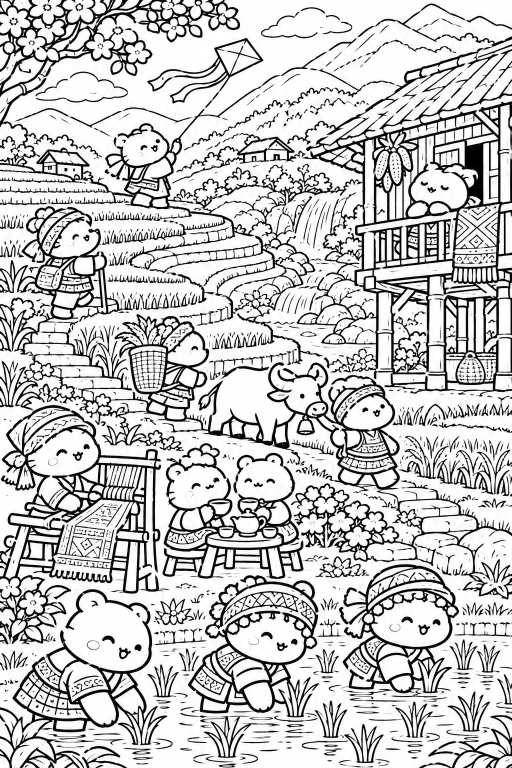
#> input picture coloring-book/images/hamster/010_ruong-bac-thang.webp, 1024 x 1536 px (shown at 1/2 size)
$ python colorize_lineart.py images/hamster/010_ruong-bac-thang.webp out.png
#> lines starting #> are read from the running program, lines starting #| are printed output that depends on the picture; after the words box and inside, x2 and y2 are one past the last pixel; in counts of white or black regions, pixels touching at a corner belong together
#!/usr/bin/env python3
"""Tô màu tự động một trang nét đen trắng (để làm ảnh bìa nhanh).

Chạy:  python3 colorize_lineart.py anh.webp output/cover_art.png --seed 3

Cách làm: tìm từng ô khép kín bị nét vẽ bao quanh, rồi tô mỗi ô một màu từ bảng màu hài hòa, sao cho các ô
kề nhau không trùng màu. Ô to dùng màu nhạt, ô nhỏ dùng màu đậm hơn. Màu được chọn ngẫu nhiên theo `--seed`,
không hiểu nội dung ảnh (ví dụ không biết đâu là lá cây). Muốn tô màu tự nhiên hơn, hãy nhờ công cụ AI tô.
"""
from __future__ import annotations

import argparse
import random
import sys

import numpy as np
from PIL import Image

PASTEL = ["#FFF3D6", "#FFE0B2", "#FFD9D9", "#E1F3E5", "#DCEEFF", "#F4E6FF"]
MID = ["#FFC857", "#F4A261", "#F28482", "#8FBF9F", "#7FC8F8", "#CDB4DB", "#FFAFCC", "#B5E48C"]
VIVID = ["#E63946", "#FFB703", "#2A9D8F", "#F72585", "#4361EE", "#06D6A0", "#FF7B00", "#9D4EDD"]
INK = (34, 28, 48)


def hx(s):
    s = s.lstrip("#")
    return tuple(int(s[i:i + 2], 16) for i in (0, 2, 4))


def label_regions(white: np.ndarray):
    """Gán nhãn cho các vùng trắng liên thông (4 hướng) bằng union-find trên các đoạn ngang."""
    H, W = white.shape
    starts_all, ends_all, rows = [], [], []
    row_slices = []
    for y in range(H):
        row = white[y]
        d = np.diff(np.concatenate(([0], row.view(np.int8), [0])))
        s = np.flatnonzero(d == 1)
        e = np.flatnonzero(d == -1)
        row_slices.append((len(starts_all), len(starts_all) + len(s)))
        starts_all.extend(s.tolist())
        ends_all.extend(e.tolist())
        rows.extend([y] * len(s))
    n = len(starts_all)
    parent = list(range(n))

    def find(x):
        while parent[x] != x:
            parent[x] = parent[parent[x]]
            x = parent[x]
        return x

    for y in range(H - 1):
        a0, a1 = row_slices[y]
        b0, b1 = row_slices[y + 1]
        i, j = a0, b0
        while i < a1 and j < b1:
            if starts_all[i] < ends_all[j] and starts_all[j] < ends_all[i]:
                ra, rb = find(i), find(j)
                if ra != rb:
                    parent[rb] = ra
            if ends_all[i] < ends_all[j]:
                i += 1
            else:
                j += 1
    roots = {}
    labels = np.zeros((H, W), dtype=np.int32)
    for k in range(n):
        r = find(k)
        lab = roots.setdefault(r, len(roots) + 1)
        labels[rows[k], starts_all[k]:ends_all[k]] = lab
    return labels, len(roots)


def grow(labels: np.ndarray, steps: int):
    """Mở rộng nhãn ra các điểm ảnh nét vẽ (nhãn 0) bằng nhãn của điểm kề."""
    lab = labels.copy()
    for _ in range(steps):
        zero = lab == 0
        if not zero.any():
            break
        up = np.zeros_like(lab); up[1:] = lab[:-1]
        dn = np.zeros_like(lab); dn[:-1] = lab[1:]
        lf = np.zeros_like(lab); lf[:, 1:] = lab[:, :-1]
        rt = np.zeros_like(lab); rt[:, :-1] = lab[:, 1:]
        cand = np.maximum(np.maximum(up, dn), np.maximum(lf, rt))
        lab = np.where(zero & (cand > 0), cand, lab)
    return lab


def adjacency(lab: np.ndarray, n: int):
    nb = [set() for _ in range(n + 1)]
    for a, b in ((lab[:, :-1], lab[:, 1:]), (lab[:-1], lab[1:])):
        m = (a != b) & (a > 0) & (b > 0)
        code = np.unique(a[m].astype(np.int64) * (n + 1) + b[m].astype(np.int64))
        for c in code:
            x, y = divmod(int(c), n + 1)
            nb[x].add(y)
            nb[y].add(x)
    return nb


def colorize(img: Image.Image, seed: int, scale: float, line_thr: int):
    g = img.convert("L")
    if scale != 1:
        g = g.resize((int(g.width * scale), int(g.height * scale)), Image.LANCZOS)
    gray = np.asarray(g, dtype=np.uint8)
    white = gray >= line_thr
    labels, n = label_regions(white)
    lab = grow(labels, 10)
    areas = np.bincount(lab.ravel(), minlength=n + 1)
    total = lab.size
    nb = adjacency(lab, n)

    rng = random.Random(seed)
    palettes = {"big": [hx(c) for c in PASTEL], "mid": [hx(c) for c in MID], "small": [hx(c) for c in VIVID]}
    color = {}
    order = sorted(range(1, n + 1), key=lambda k: -areas[k])
    for k in order:
        frac = areas[k] / total
        kind = "big" if frac > 0.004 else "mid" if frac > 0.0004 else "small"
        used = {color[j] for j in nb[k] if j in color}
        opts = [c for c in palettes[kind] if c not in used] or palettes[kind]
        color[k] = rng.choice(opts)

    lut = np.zeros((n + 1, 3), dtype=np.uint8)
    for k, c in color.items():
        lut[k] = c
    fill = lut[lab].astype(np.float32)
    t = np.clip((gray.astype(np.float32) - 60) / (200 - 60), 0, 1)[..., None]
    out = np.array(INK, dtype=np.float32) * (1 - t) + fill * t
    return Image.fromarray(out.clip(0, 255).astype(np.uint8)), n


def main():
    ap = argparse.ArgumentParser(description=__doc__, formatter_class=argparse.RawDescriptionHelpFormatter)
    ap.add_argument("input")
    ap.add_argument("output")
    ap.add_argument("--seed", type=int, default=1)
    ap.add_argument("--scale", type=float, default=2.0, help="phóng to trước khi tô (mặc định 2)")
    ap.add_argument("--line", type=int, default=150, help="ngưỡng xám để coi là nét vẽ (0-255)")
    a = ap.parse_args()
    out, n = colorize(Image.open(a.input), a.seed, a.scale, a.line)
#> in colorize, `g = g.resize((int(g.width * scale), int(g.height * scale)), Image.LANC..`:
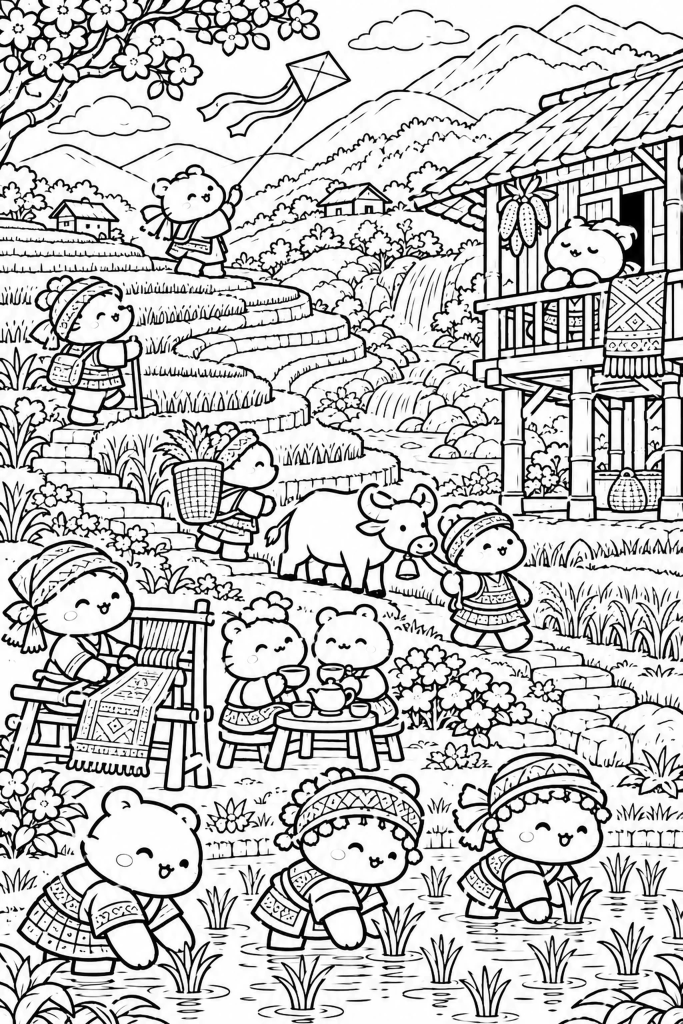
#> g: PIL image 2048x3072 L (shown at 1/3 size); min 0, max 255, mean 197.1
#> in colorize, `white = gray >= line_thr`: white: shape (3072, 2048) bool; 76.8% white; 1314 black regions (281 under 20 px), largest, box (x1, y1, x2, y2) and area: (0, 0, 2048, 1586) 435431, (0, 824, 2048, 2398) 269085, (0, 1620, 651, 2578) 128756
#> after the loop in label_regions, `for y in range(H):`: ends_all = 125398 items; row_slices = 3072 pairs, first value 0 to 125378, second value 18 to 125398; rows = 125398 items
#> in label_regions, `n = len(starts_all)`: n = 125398
#> the loop in label_regions, `for y in range(H - 1):` made 3071 passes
#> (a0, a1, b0, b1) on passes 1 to 3: (0, 18, 18, 37), (18, 37, 37, 57), (37, 57, 57, 77)
#> after the loop in label_regions, `for y in range(H - 1):`: parent = 125398 items
#> the loop in label_regions, `for k in range(n):` made 125398 passes
#> lab on passes 1 to 3: 1, 2, 3
#> after the loop in label_regions, `for k in range(n):`:
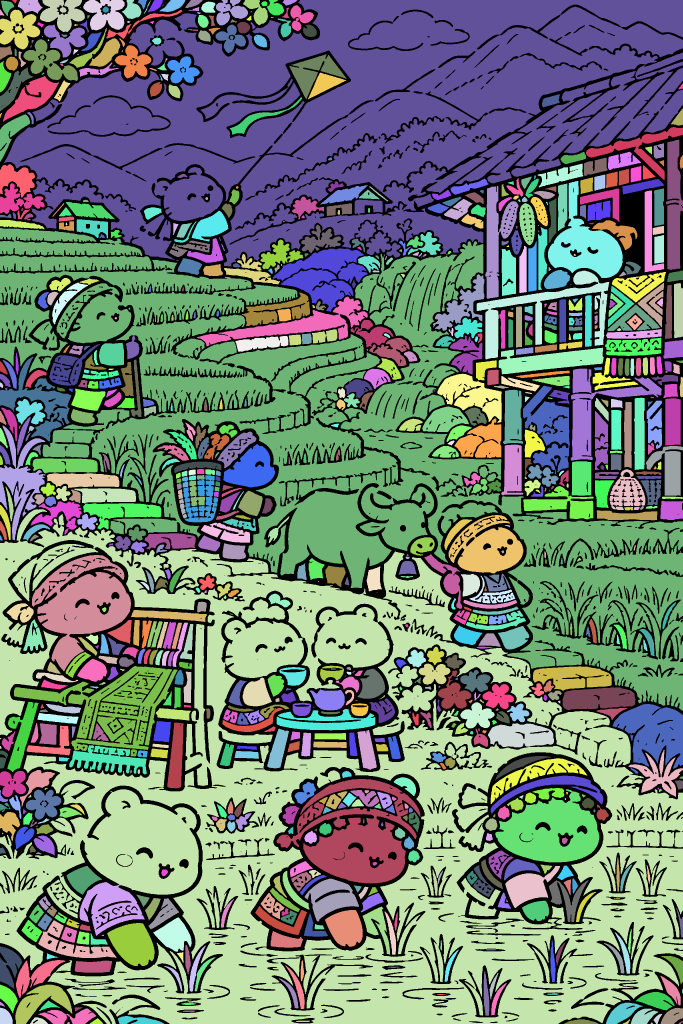
#> labels: shape (3072, 2048) int32 (shown at 1/3 size); 1001 distinct labels, from 0 to 1000; one colour per label, 0 black
#> in colorize, `labels, n = label_regions(white)`: n = 1000
#> the loop in grow, `for _ in range(steps):` made 10 passes
#> pass 1, in grow, `zero = lab == 0`:
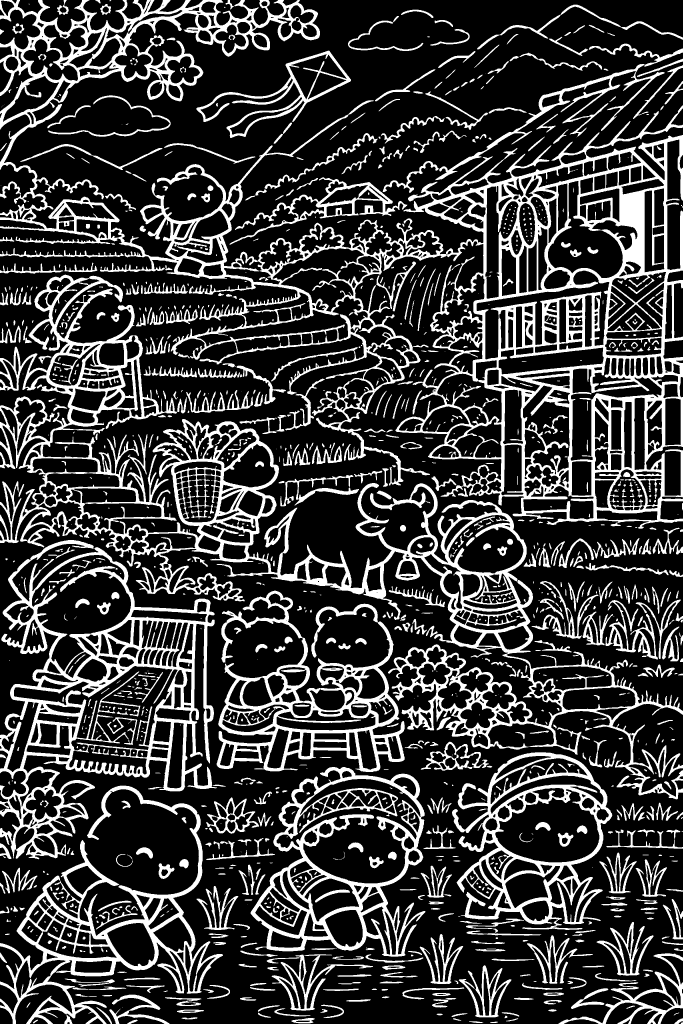
#> zero: shape (3072, 2048) bool (shown at 1/3 size); 23.2% white; 1314 white regions (281 under 20 px), largest, box (x1, y1, x2, y2) and area: (0, 0, 2048, 1586) 435431, (0, 824, 2048, 2398) 269085, (0, 1620, 651, 2578) 128756
#> pass 1, in grow, `cand = np.maximum(np.maximum(up, dn), np.maximum(lf, rt))`:
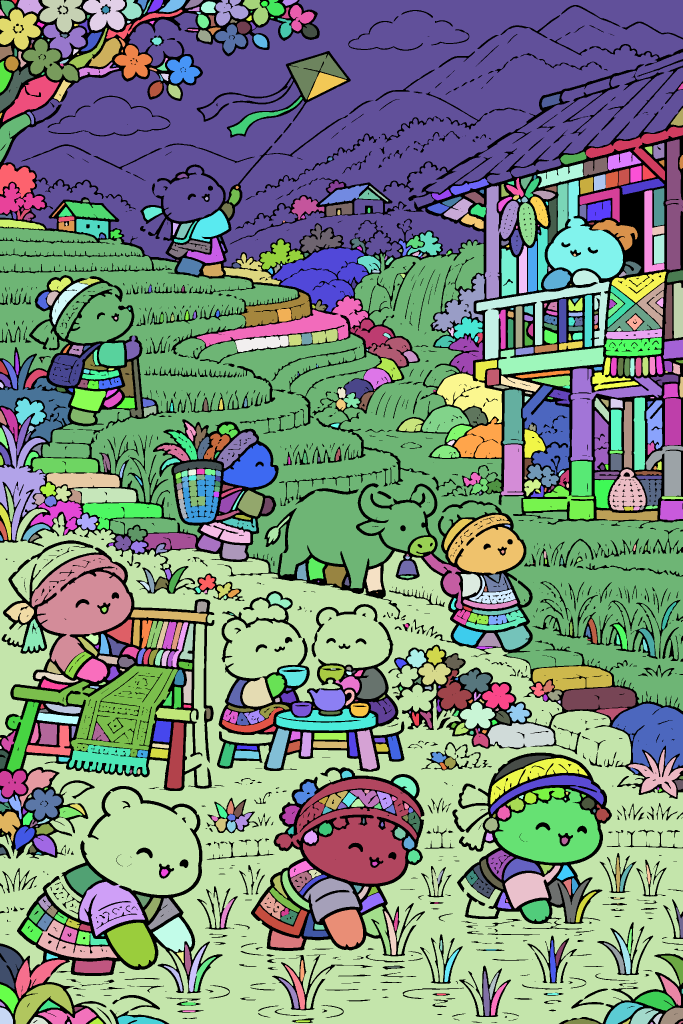
#> cand: shape (3072, 2048) int32 (shown at 1/3 size); 1001 distinct labels, from 0 to 1000; one colour per label, 0 black
#> after the loop in grow, `for _ in range(steps):`:
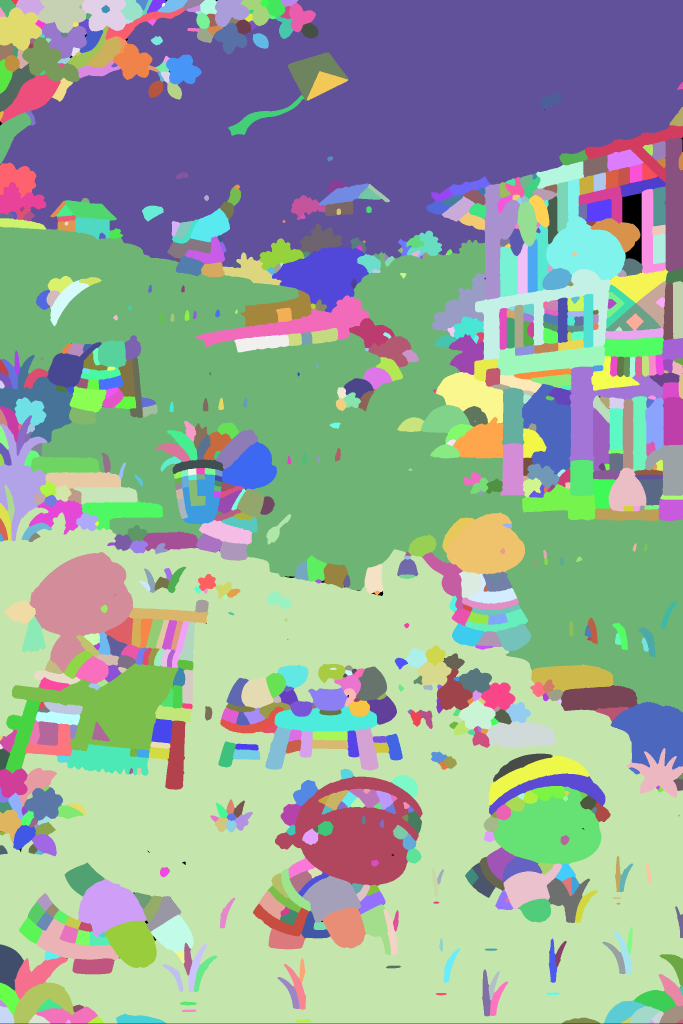
#> dn: shape (3072, 2048) int32 (shown at 1/3 size); 1001 distinct labels, from 0 to 1000; one colour per label, 0 black
#> after the loop in grow, `for _ in range(steps):`: lab: shape (3072, 2048) int32; 1001 distinct labels, from 0 to 1000
#> after the loop in grow, `for _ in range(steps):`: lf: shape (3072, 2048) int32; 1001 distinct labels, from 0 to 1000
#> after the loop in grow, `for _ in range(steps):`: rt: shape (3072, 2048) int32; 1001 distinct labels, from 0 to 1000
#> after the loop in grow, `for _ in range(steps):`: up: shape (3072, 2048) int32; 1001 distinct labels, from 0 to 1000
#> in colorize, `areas = np.bincount(lab.ravel(), minlength=n + 1)`: areas = 1001 values, max 1476268 at index 540, min 15 at index 428, mean 6285.2
#> the loop in adjacency, `for a, b in ((lab[:, :-1], lab[:, 1:]), (lab[:-1], lab[1:])):` made 2 passes
#> in colorize, `nb = adjacency(lab, n)`: nb = 1001 items
#> in colorize, `order = sorted(range(1, n + 1), key=lambda k: -areas[k])`: order = 1000 values, max 1000 at index 959, min 1 at index 880, mean 500.5
#> the loop in colorize, `for k in order:` made 1000 passes
#> (k, frac, kind) on passes 1 to 3: (540, 0.235, 'big'), (14, 0.164, 'big'), (190, 0.163, 'big')
#> the loop in colorize, `for k, c in color.items():` made 1000 passes
#> (k, c) on passes 1 to 3: (540, (255, 224, 178)), (14, (220, 238, 255)), (190, (255, 243, 214))
#> in colorize, `out = np.array(INK, dtype=np.float32) * (1 - t) + fill * t`:
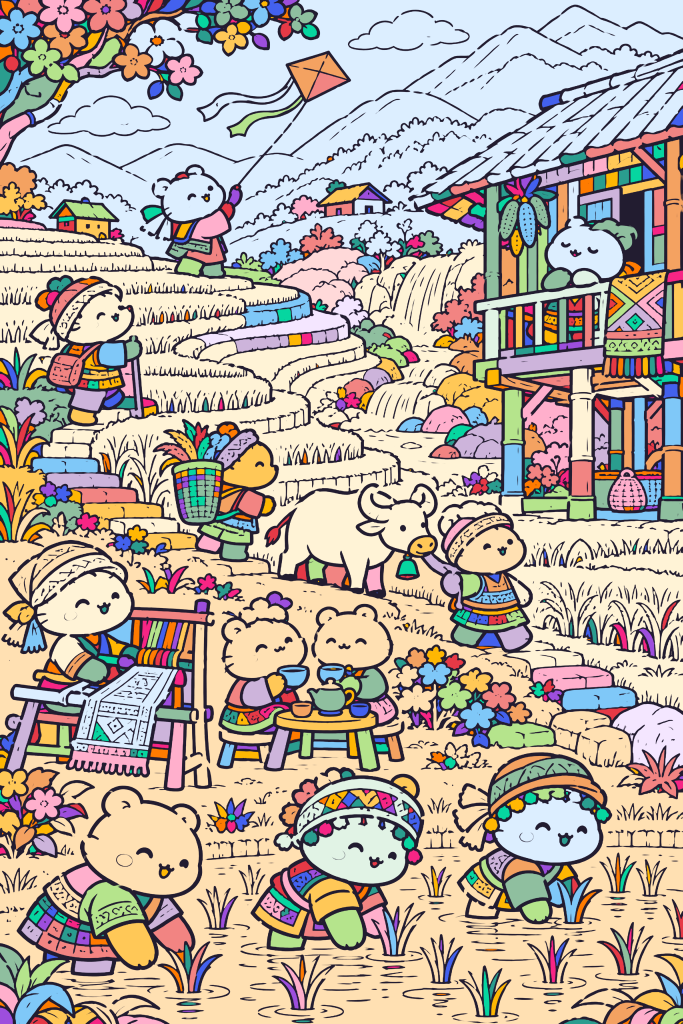
#> out: shape (3072, 2048, 3) float32 (shown at 1/3 size); mean of channels 0, 1, 2 187.7, 179.5, 165.1; drawn as R, G, B
#> out: PIL image 2048x3072 RGB
    out.save(a.output, optimize=True)
    print(f"Đã tô {n} ô -> {a.output} ({out.width}x{out.height})")
#| Đã tô 1000 ô -> out.png (2048x3072)
    return 0


if __name__ == "__main__":
    sys.exit(main())
#> (the program exits here)
